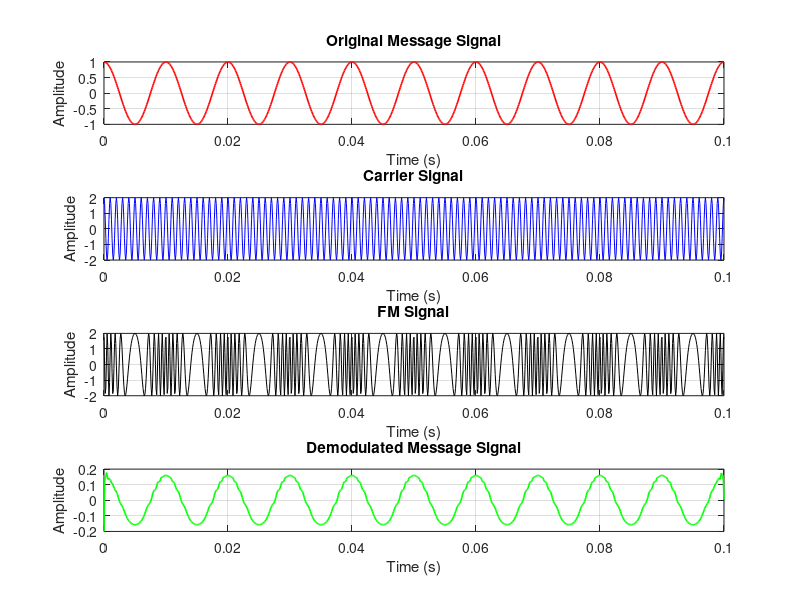

Reproduce this figure in MATLAB.
% --- Parameters ---
fs = 10000;                     % Sampling frequency (Hz)
t = 0:1/fs:0.1;                 % Time vector (0.1 seconds)
fm = 100; fc = 1000;            % Message and carrier frequencies (Hz)
Am = 1; Ac = 2;                 % Amplitudes
kf = 5000;                      % Frequency sensitivity

% --- FM Modulation ---
m = Am * cos(2*pi*fm*t);                      % Message signal
c = Ac * cos(2*pi*fc*t);                      % Carrier signal
s_fm = Ac * cos(2*pi*fc*t + kf * cumsum(m)/fs); % FM modulated signal

% --- FM Demodulation using Hilbert Transform ---
analytic_signal = hilbert(s_fm);                    % Complex signal
inst_phase = unwrap(angle(analytic_signal));        % Instantaneous phase
inst_freq = [0 diff(inst_phase)] * fs / (2*pi);     % Instantaneous frequency
m_demod = (inst_freq - fc) / kf;                    % Recover original message

% --- Plotting ---
figure;

subplot(4,1,1);
plot(t, m, 'r', 'LineWidth', 1.2);
title('Original Message Signal');
xlabel('Time (s)'); ylabel('Amplitude'); grid on;

subplot(4,1,2);
plot(t, c, 'b');
title('Carrier Signal');
xlabel('Time (s)'); ylabel('Amplitude'); grid on;

subplot(4,1,3);
plot(t, s_fm, 'k');
title('FM Signal');
xlabel('Time (s)'); ylabel('Amplitude'); grid on;

subplot(4,1,4);
plot(t, m_demod, 'g', 'LineWidth', 1.2);
title('Demodulated Message Signal');
xlabel('Time (s)'); ylabel('Amplitude'); grid on;
